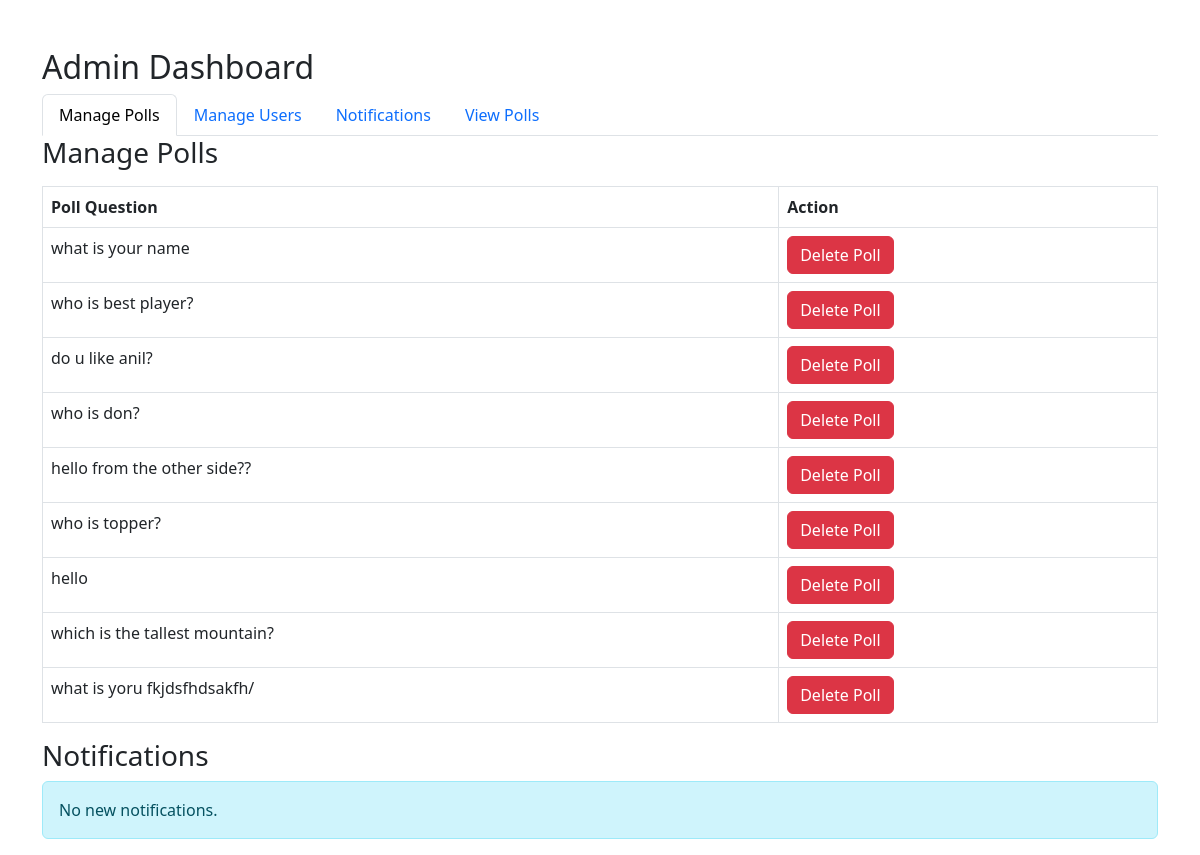
The page /admin.php (signed in) on the database as committed earlier.
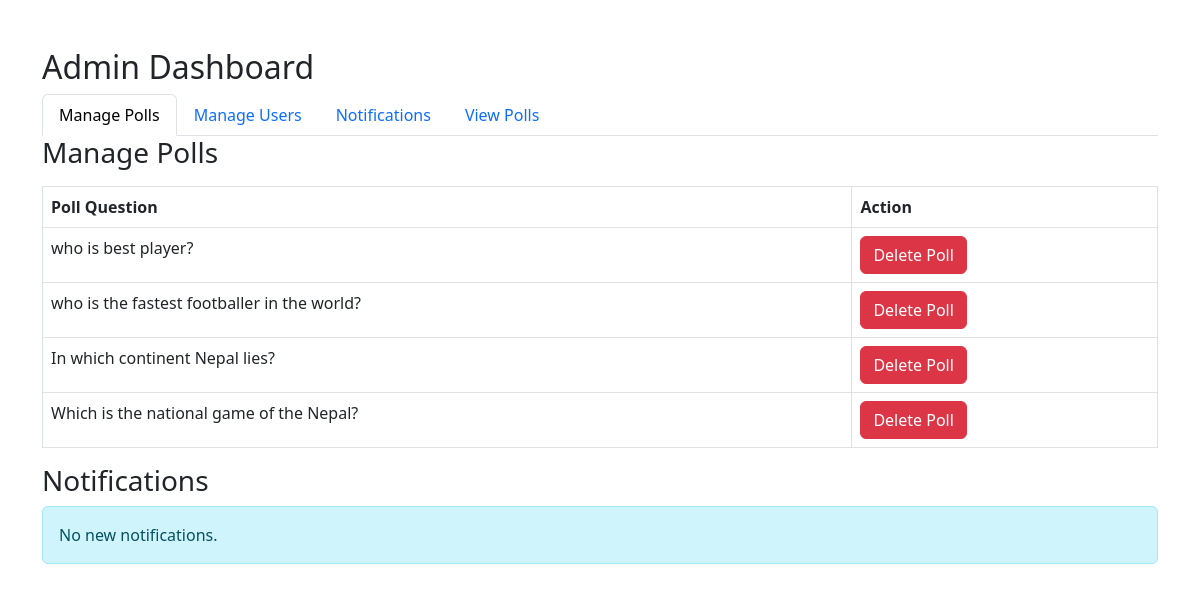
The same page on the database as committed later.
### tables this page shows
CREATE TABLE `polls` (
  `id` int(11) NOT NULL,
  `question` varchar(255) NOT NULL,
  `created_at` timestamp NOT NULL DEFAULT current_timestamp(),
  `category` varchar(255) DEFAULT NULL,
  `poll_type` varchar(50) DEFAULT NULL,
  `start_date` date DEFAULT NULL,
  `end_date` date DEFAULT NULL,
  `user_id` int(11) NOT NULL,
  `unique_link` varchar(255) DEFAULT NULL,
  `created_by` int(11) NOT NULL
);

### admin.php (the view, shortened to what this page needs)
<?php
include 'connection.php';
$notificationSql = "
    SELECT notifications.message, notifications.created_at,
           polls.question AS poll_question,
           reporter.name AS reporter_name,
           creator.name AS creator_name,
           creator.id AS creator_id
    FROM notifications
    LEFT JOIN polls ON polls.id = notifications.poll_id
    LEFT JOIN prayojan AS reporter ON reporter.id = notifications.user_id
    LEFT JOIN prayojan AS creator ON creator.id = polls.user_id
    WHERE notifications.is_read = FALSE
";
$notifications = $conn->query($notificationSql);
$conn->query("UPDATE notifications SET is_read = TRUE WHERE is_read = FALSE");
$conn->query("UPDATE notifications SET is_read = TRUE WHERE is_read = FALSE");
$sql = "SELECT * FROM polls";
$polls = $conn->query($sql);
$sql = "SELECT * FROM prayojan";
$users = $conn->query($sql);
?>
<!DOCTYPE html>
<html lang="en">
<head>
    <link href="https://cdn.jsdelivr.net/npm/bootstrap@5.3.0/dist/css/bootstrap.min.css" rel="stylesheet">
</head>
<body>
    <div class="container">
        <h2 class="mt-5">Admin Dashboard</h2>
        <ul class="nav nav-tabs" role="tablist">
            <li class="nav-item">
                <a class="nav-link active" href="#polls" role="tab" data-bs-toggle="tab">Manage Polls</a>
            </li>
            <li class="nav-item">
                <a class="nav-link" href="#users" role="tab" data-bs-toggle="tab">Manage Users</a>
            </li>
            <li class="nav-item">
                <a class="nav-link" href="#notifications" role="tab" data-bs-toggle="tab">Notifications</a>
            </li>
            <li class="nav-item">
                <a class="nav-link" href="#viewPolls" role="tab" data-bs-toggle="tab">View Polls</a>
            </li>
        </ul>
        <div class="tab-content">
            <div role="tabpanel" class="tab-pane active" id="polls">
                <h3>Manage Polls</h3>
                <?php if ($polls->num_rows > 0): ?>
                    <table class="table table-bordered mt-3">
                        <thead>
                            <tr>
                                <th>Poll Question</th>
                                <th>Action</th>
                            </tr>
                        </thead>
                        <tbody>
                            <?php while ($poll = $polls->fetch_assoc()): ?>
                                <tr>
                                    <td><?php echo htmlspecialchars($poll['question']); ?></td>
                                    <td>
                                        <form method="post" action="">
                                            <button type="submit" name="poll_action" value="delete" class="btn btn-danger">Delete Poll</button>
                                        </form>
                                    </td>
                                </tr>
                            <?php endwhile; ?>
                        </tbody>
                    </table>
                <?php else: ?>
                    <div class="alert alert-info">No polls available.</div>
                <?php endif; ?>
            </div>
<div role="tabpanel" class="tab-pane active" id="notifications">
    <h3>Notifications</h3>
    <?php if ($notifications && $notifications->num_rows > 0): ?>
        <ul>
            <?php while ($notification = $notifications->fetch_assoc()): ?>
                <li>
                    <strong>Report Details:</strong><br>
                    <strong>Poll Question:</strong>
                    <?php echo isset($notification['poll_question']) ? htmlspecialchars($notification['poll_question']) : 'N/A'; ?><br>
                    <strong>Created by:</strong>
                    <?php echo isset($notification['creator_name']) ? htmlspecialchars($notification['creator_name']) : 'N/A'; ?><br>
                    <strong>Reported by:</strong>
                    <?php echo isset($notification['reporter_name']) ? htmlspecialchars($notification['reporter_name']) : 'Anonymous'; ?><br>
                    <strong>Message:</strong>
                    <?php echo htmlspecialchars($notification['message']); ?><br>
                    <small><em><?php echo date('Y-m-d H:i:s', strtotime($notification['created_at'])); ?></em></small>
                    <form method="POST" action="" class="mt-2">
                        <input type="hidden" name="user_id" value="<?php echo $notification['creator_id']; ?>">
                        <textarea name="admin_message" class="form-control mb-2" placeholder="Enter your message to the user" required></textarea>
                        <button type="submit" name="alert_user" class="btn btn-warning">Alert User</button>
                    </form>
                </li>
            <?php endwhile; ?>
        </ul>
    <?php else: ?>
        <div class="alert alert-info">No new notifications.</div>
    <?php endif; ?>
</div>
        </div>
    </div>
</body>
</html>

### admin.php (style rules this page uses)
.container { margin-top: 20px; }

Rows that differ between the two databases and show on the page:
removed polls: question "what is your name"
removed polls: question "do u like anil?"
removed polls: question "who is don?"
removed polls: question "hello from the other side??"
removed polls: question "who is topper?"
removed polls: question "hello"
removed polls: question "which is the tallest mountain?"
removed polls: question "what is yoru fkjdsfhdsakfh/"
added polls: question "who is the fastest footballer in the world?"
added polls: question "In which continent Nepal lies?"
added polls: question "Which is the national game of the Nepal?"
